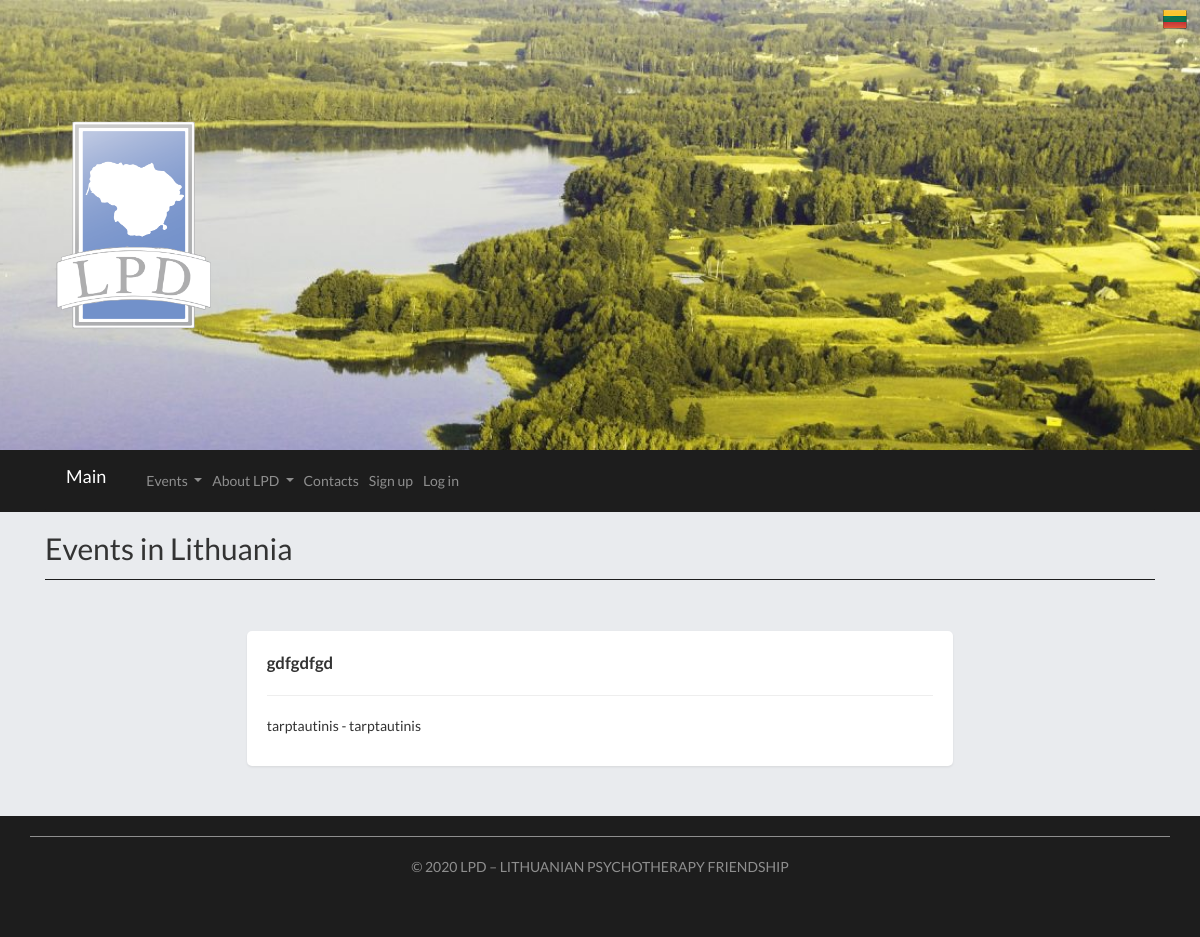
Page /Renginiai_lietuvoje/ on the earlier database version.
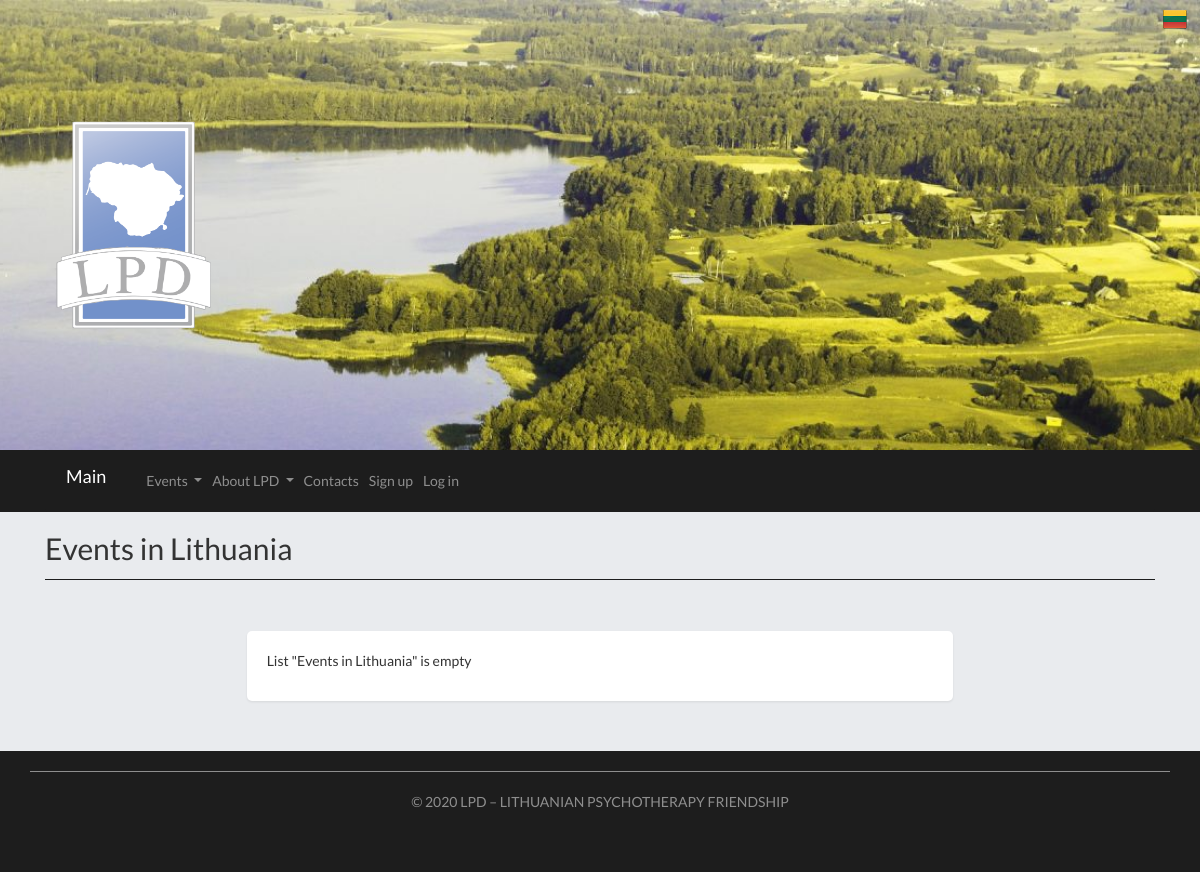
Same page on the later database version.
### main.py (models this page shows)
class News_in_LT(db.Model):
	id = db.Column(db.Integer, primary_key=True)
	date_created = db.Column(db.DateTime, default=datetime.utcnow)
	title = db.Column(db.String(4000), default="")
	title_en = db.Column(db.String(4000), default="")
	date = db.Column(db.String(4000), default="")
	location = db.Column(db.String(4000), default="")

### main.py (the view)
@app.route("/Renginiai_lietuvoje/", methods=["GET", "POST"])
def events():
	events = list(reversed(News_in_LT.query.order_by(News_in_LT.date_created).all()))
	return render_template("Renginiai_lietuvoje.html",events = events , current_user=current_user())

### main.py (called while the page is built)
def guest_user():
	current_user = User()
	current_user.name=""
	current_user.surname="Svecias"
	current_user.email="gg@gg.gg"
	current_user.lvl=0
	current_user.id=-1
	current_user.lang = "LT"
	return current_user

def current_user():
	email = request.cookies.get("current-user-email")
	current_user = User.query.filter_by(email=email).first()
	if current_user == None:
		current_user = guest_user()
	current_user.lang = request.cookies.get("current-user-lang")
	return current_user

### templates/Renginiai_lietuvoje.html (shortened to what this page needs)
{% extends "base.html" %}
{% block page%}
<h2> {% if current_user.lang == "LT" %} Renginiai Lietuvoje {% else %} Events in Lithuania {% endif %}</h2>
<hr class="my_hr">
	<div class= "empty_page">
		<div class = "row justify-content-md-center card_">
			{% if events|length == 0%}
				<div class = "col-md-8 page shadow-sm card_">
					{% if current_user.lang == "LT" %}<p> Renginių sąrašas tuščias</p> {% else %} <p> List "Events in Lithuania" is empty</p> {% endif %}
				</div>
			{% else %}
				{% for event in events %}
					{% if event.title|length > 0%}
						<div class = "col-md-8 page shadow-sm card_">
							<b><big>{% if current_user.lang == "LT" %} {{event.title}} {% else %} {{event.title_en}}{% endif %}</big></b><hr>
							<p>{{event.date}} - {{event.location}}
							</p>
						</div>
					{% endif %}
				{% endfor %}
			{% endif %}
		</div>
	</div>
{% endblock %}

Differences in the rows shown:
removed News_in_LT: title_en "gdfgdfgd", date "tarptautinis", location "tarptautinis"
Other differences:
text now shown: "List \"Events in Lithuania\" is empty"
